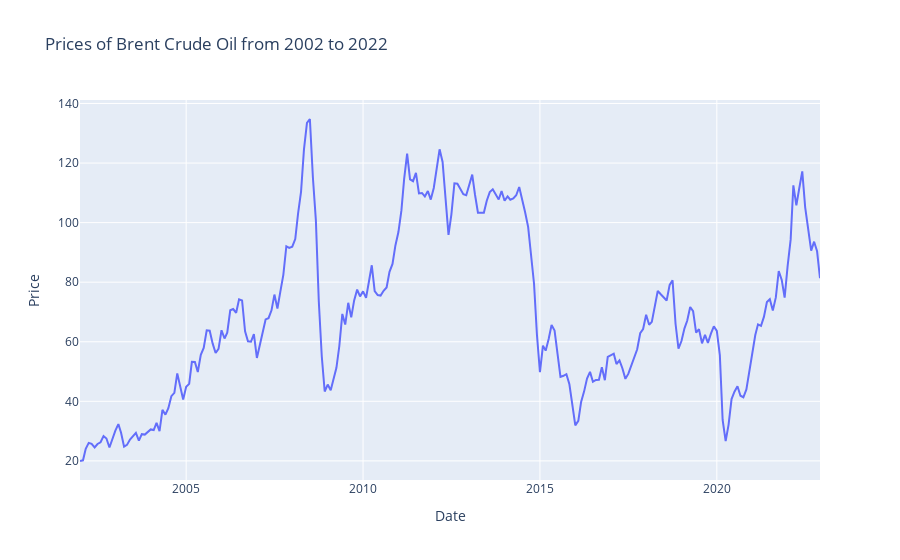

Source (notebook cell):
### Markdown cell above
3. **Visualize Data**: Plot the data with price on the y axis and dates on the x axis

### Code cell
# plot the data
px.line(data, x=data.index, y='Price', title='Prices of Brent Crude Oil from 2002 to 2022')

### Figure 1 — Plotly figure (JSON) as saved in the notebook; plotly's stock layout.template omitted (floating-point values rounded to 4 significant figures; data arrays with more than 128 entries replaced by an {"elided": "..."} marker saying what was removed)
{"data": [{"hovertemplate": "Date=%{x}<br>Price=%{y}<extra></extra>", "legendgroup": "", "line": {"color": "#636efa", "dash": "solid"}, "marker": {"symbol": "circle"}, "mode": "lines", "name": "", "orientation": "v", "showlegend": false, "type": "scatter", "x": {"elided": "252 str values"}, "xaxis": "x", "y": {"elided": "252 float values"}, "yaxis": "y"}], "layout": {"legend": {"tracegroupgap": 0}, "title": {"text": "Prices of Brent Crude Oil from 2002 to 2022"}, "xaxis": {"anchor": "y", "domain": [0, 1], "title": {"text": "Date"}}, "yaxis": {"anchor": "x", "domain": [0, 1], "title": {"text": "Price"}}}}
